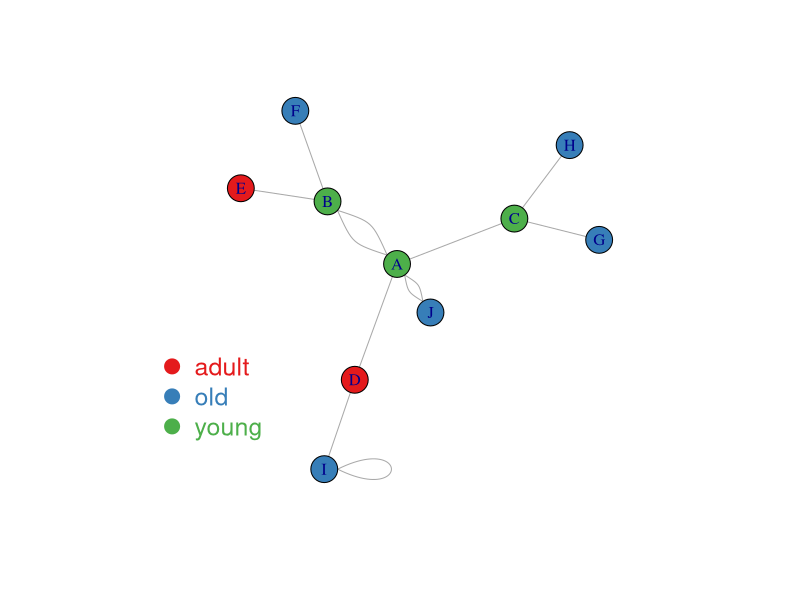

This figure's R source:
# gloss bench figure gallery-040
# source: 249-igraph-network-map-a-color.Rmd (gallery)
# Frozen by bench/R/harvest.R: code up to the chosen figure; see meta.json.
# 1 no-break space(s) (U+00A0) in the source replaced by spaces.
# ---- chunk 1 ----
knitr::opts_chunk$set( warning=FALSE, message=FALSE)
# ---- chunk 2 ----
# library
library(igraph)
 
# create data:
links <- data.frame(
    source=c("A","A", "A", "A", "A","J", "B", "B", "C", "C", "D","I"),
    target=c("B","B", "C", "D", "J","A","E", "F", "G", "H", "I","I"),
    importance=(sample(1:4, 12, replace=T))
    )
nodes <- data.frame(
    name=LETTERS[1:10],
    carac=c( rep("young",3),rep("adult",2), rep("old",5))
    )
 
# Turn it into igraph object
network <- graph_from_data_frame(d=links, vertices=nodes, directed=F) 
 
# Make a palette of 3 colors
library(RColorBrewer)
coul  <- brewer.pal(3, "Set1") 
 
# Create a vector of color
my_color <- coul[as.numeric(as.factor(V(network)$carac))]
 
# Make the plot
plot(network, vertex.color=my_color)
 
# Add a legend
legend("bottomleft", legend=levels(as.factor(V(network)$carac))  , col = coul , bty = "n", pch=20 , pt.cex = 3, cex = 1.5, text.col=coul , horiz = FALSE, inset = c(0.1, 0.1))
